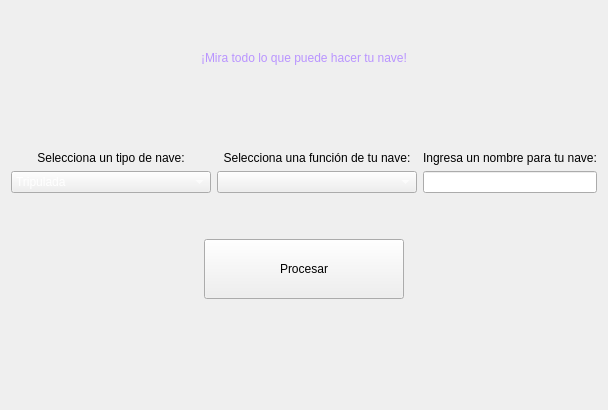
             <widget class="QWidget" name="pg_explora_tu_nave">
              <layout class="QVBoxLayout" name="verticalLayout_5">
               <item>
                <spacer name="verticalSpacer_16">
                 <property name="orientation">
                  <enum>Qt::Vertical</enum>
                 </property>
                 <property name="sizeHint" stdset="0">
                  <size>
                   <width>20</width>
                   <height>40</height>
                  </size>
                 </property>
                </spacer>
               </item>
               <item>
                <widget class="QLabel" name="lbl_titulo_conoce_tu_nave">
                 <property name="styleSheet">
                  <string notr="true">color: rgb(185, 148, 255);
font: 15pt &quot;Courier&quot;;</string>
                 </property>
                 <property name="text">
                  <string>¡Mira todo lo que puede hacer tu nave!</string>
                 </property>
                 <property name="alignment">
                  <set>Qt::AlignCenter</set>
                 </property>
                </widget>
               </item>
               <item>
                <spacer name="verticalSpacer_17">
                 <property name="orientation">
                  <enum>Qt::Vertical</enum>
                 </property>
                 <property name="sizeType">
                  <enum>QSizePolicy::Fixed</enum>
                 </property>
                 <property name="sizeHint" stdset="0">
                  <size>
                   <width>20</width>
                   <height>80</height>
                  </size>
                 </property>
                </spacer>
               </item>
               <item>
                <layout class="QGridLayout" name="gridLayout_6">
                 <item row="0" column="1">
                  <widget class="QLabel" name="lbl_seleccion_funcion_conoce_tu_nave">
                   <property name="styleSheet">
                    <string notr="true">font: 9pt </string>
                   </property>
                   <property name="text">
                    <string>Selecciona una función de tu nave:</string>
                   </property>
                   <property name="alignment">
                    <set>Qt::AlignCenter</set>
                   </property>
                  </widget>
                 </item>
                 <item row="0" column="0">
                  <widget class="QLabel" name="lbl_seleccion_tipo_nave_conoce_tu_nave">
                   <property name="styleSheet">
                    <string notr="true">font: 9pt </string>
                   </property>
                   <property name="text">
                    <string>Selecciona un tipo de nave:</string>
                   </property>
                   <property name="alignment">
                    <set>Qt::AlignCenter</set>
                   </property>
                  </widget>
                 </item>
                 <item row="1" column="0">
                  <widget class="QComboBox" name="cBox_tipo_nave_conoce_tu_nave">
                   <property name="minimumSize">
                    <size>
                     <width>200</width>
                     <height>0</height>
                    </size>
                   </property>
                   <property name="styleSheet">
                    <string notr="true">color:rgb(255,255,255);</string>
                   </property>
                   <item>
                    <property name="text">
                     <string>Tripulada</string>
                    </property>
                   </item>
                   <item>
                    <property name="text">
                     <string>Lanzadera</string>
                    </property>
                   </item>
                   <item>
                    <property name="text">
                     <string>No Tripulada</string>
                    </property>
                   </item>
                  </widget>
                 </item>
                 <item row="1" column="1">
                  <widget class="QComboBox" name="cBox_funcion_conoce_tu_nave">
                   <property name="minimumSize">
                    <size>
                     <width>200</width>
                     <height>0</height>
                    </size>
                   </property>
                   <property name="styleSheet">
                    <string notr="true">color:rgb(255,255,255);</string>
                   </property>
                  </widget>
                 </item>
                 <item row="0" column="2">
                  <widget class="QLabel" name="lbl_seleccion_nombre_conoce_tu_nave">
                   <property name="styleSheet">
                    <string notr="true">font: 9pt </string>
                   </property>
                   <property name="text">
                    <string>Ingresa un nombre para tu nave:</string>
                   </property>
                   <property name="alignment">
                    <set>Qt::AlignCenter</set>
                   </property>
                  </widget>
                 </item>
                 <item row="1" column="2">
                  <widget class="QLineEdit" name="ql_nombre_conoce_tu_nave"/>
                 </item>
                </layout>
               </item>
               <item>
                <spacer name="verticalSpacer_21">
                 <property name="orientation">
                  <enum>Qt::Vertical</enum>
                 </property>
                 <property name="sizeType">
                  <enum>QSizePolicy::Fixed</enum>
                 </property>
                 <property name="sizeHint" stdset="0">
                  <size>
                   <width>20</width>
                   <height>40</height>
                  </size>
                 </property>
                </spacer>
               </item>
               <item>
                <layout class="QGridLayout" name="gridLayout_5">
                 <item row="0" column="1">
                  <widget class="QPushButton" name="btn_explorar_funcion">
                   <property name="minimumSize">
                    <size>
                     <width>200</width>
                     <height>60</height>
                    </size>
                   </property>
                   <property name="text">
                    <string>Procesar</string>
                   </property>
                   <property name="icon">
                    <iconset resource="../resources.qrc">
                     <normaloff>:/iconos/recursos/icons8-proceso-50.png</normaloff>:/iconos/recursos/icons8-proceso-50.png</iconset>
                   </property>
                   <property name="iconSize">
                    <size>
                     <width>50</width>
                     <height>50</height>
                    </size>
                   </property>
                  </widget>
                 </item>
                 <item row="0" column="0">
                  <spacer name="horizontalSpacer_14">
                   <property name="orientation">
                    <enum>Qt::Horizontal</enum>
                   </property>
                   <property name="sizeHint" stdset="0">
                    <size>
                     <width>40</width>
                     <height>20</height>
                    </size>
                   </property>
                  </spacer>
                 </item>
                 <item row="0" column="2">
                  <spacer name="horizontalSpacer_15">
                   <property name="orientation">
                    <enum>Qt::Horizontal</enum>
                   </property>
                   <property name="sizeHint" stdset="0">
                    <size>
                     <width>40</width>
                     <height>20</height>
                    </size>
                   </property>
                  </spacer>
                 </item>
                </layout>
               </item>
               <item>
                <spacer name="verticalSpacer_18">
                 <property name="orientation">
                  <enum>Qt::Vertical</enum>
                 </property>
                 <property name="sizeHint" stdset="0">
                  <size>
                   <width>20</width>
                   <height>40</height>
                  </size>
                 </property>
                </spacer>
               </item>
               <item>
                <widget class="QLabel" name="lbl_resultado_conoce_tu_nave">
                 <property name="styleSheet">
                  <string notr="true">color: rgb(255, 255, 127);</string>
                 </property>
                 <property name="text">
                  <string/>
                 </property>
                 <property name="alignment">
                  <set>Qt::AlignCenter</set>
                 </property>
                </widget>
               </item>
               <item>
                <spacer name="verticalSpacer_15">
                 <property name="orientation">
                  <enum>Qt::Vertical</enum>
                 </property>
                 <property name="sizeHint" stdset="0">
                  <size>
                   <width>20</width>
                   <height>40</height>
                  </size>
                 </property>
                </spacer>
               </item>
              </layout>
             </widget>
